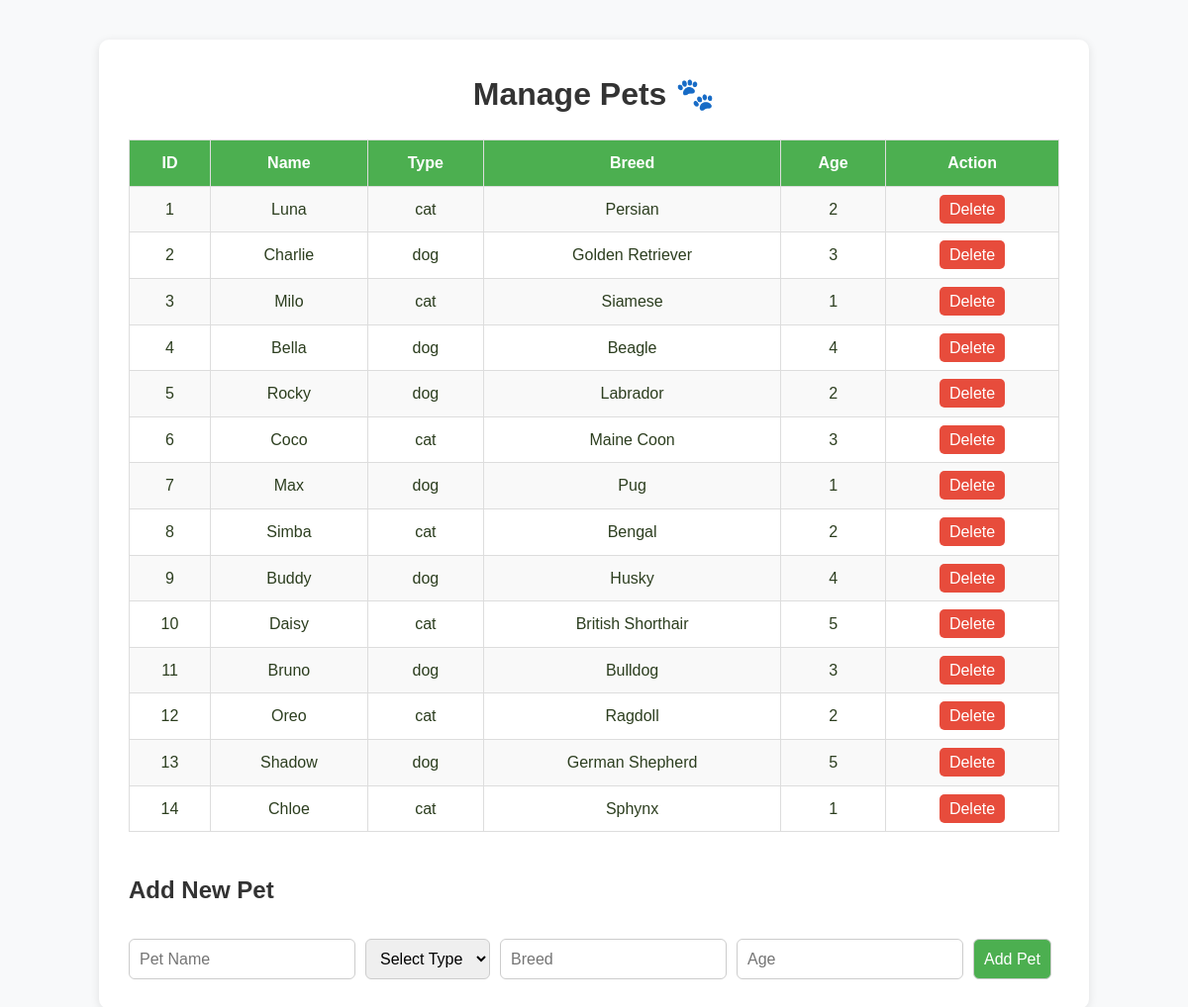
The app's page /pets.php with its own data.
### tables this page shows
CREATE TABLE Pets (
    pet_id INT AUTO_INCREMENT PRIMARY KEY,
    name VARCHAR(100) NOT NULL,
    type VARCHAR(50) NOT NULL,
    breed VARCHAR(100),
    age INT,
    images VARCHAR(150)
);

### pets.php (the view, shortened to what this page needs)
<?php
require_once 'includes/db_connect.php';
try {
    $stmt = $pdo->query("SELECT * FROM Pets ORDER BY pet_id");
    $pets = $stmt->fetchAll(PDO::FETCH_ASSOC);
} catch (PDOException $e) {
    die("Error fetching pets: " . $e->getMessage());
}
?>
<!DOCTYPE html>
<html lang="en">
<head>
    <link rel="stylesheet" href="../assets/css/style.css">
</head>
<body>
<div class="container">
    <h1>Manage Pets 🐾</h1>
    <table>
        <tr>
            <th>ID</th>
            <th>Name</th>
            <th>Type</th>
            <th>Breed</th>
            <th>Age</th>
            <th>Action</th>
        </tr>
        <?php foreach ($pets as $pet): ?>
            <tr>
                <td><?php echo $pet['pet_id']; ?></td>
                <td><?php echo htmlspecialchars($pet['name']); ?></td>
                <td><?php echo htmlspecialchars($pet['type']); ?></td>
                <td><?php echo htmlspecialchars($pet['breed']); ?></td>
                <td><?php echo $pet['age']; ?></td>
                <td><a href="pets.php?delete=<?php echo $pet['pet_id']; ?>" class="delete-btn" onclick="return confirm('Delete this pet?')">Delete</a></td>
            </tr>
        <?php endforeach; ?>
    </table>
    <h2 style="margin-top: 40px; color: #333;">Add New Pet</h2>
    <form method="POST">
        <input type="text" name="name" placeholder="Pet Name" required>
        <select name="type" required>
            <option value="">Select Type</option>
        </select>
        <input type="text" name="breed" placeholder="Breed" required>
        <input type="number" name="age" placeholder="Age" min="0" required>
        <button type="submit" name="add_pet">Add Pet</button>
    </form>
</div>
</body>
</html>

### assets/css/style.css (style rules this page uses)
:root { --primary-green: #556b2f; --secondary-green: #6b8e23; --accent-green: #28A745; --accent-red: #DC3545; --dark-text: #2c3e1f; --medium-text: #5f7040; --light-text: #8a9770; --white: #ffffff; --grey-100: #f6f8f1; --grey-200: #e8ebe3; --grey-300: #d4d8ce; --font-body: 'Inter', sans-serif; --font-heading: 'Poppins', sans-serif; --spacing-xs: 8px; --spacing-sm: 12px; --spacing-md: 20px; --spacing-lg: 32px; --spacing-xl: 48px; --spacing-xxl: 64px; }
* { margin: 0; padding: 0; box-sizing: border-box; }
body { font-family: var(--font-body); background-color: #f3f5ed; color: var(--dark-text); line-height: 1.6; overflow-x: hidden; }
.container { max-width: 1200px; margin: 0 auto; padding: 0 var(--spacing-md); }

### pets.php (style rules this page uses)
body { font-family: 'Poppins', sans-serif; background: #f8f9fa; margin: 0; padding: 0; }
.container { max-width: 1000px; margin: 40px auto; background: #fff; border-radius: 10px; padding: 30px; box-shadow: 0 2px 10px rgba(0,0,0,0.1); }
h1 { margin-bottom: 20px; text-align: center; color: #333; }
table { width: 100%; border-collapse: collapse; margin-top: 20px; }
table, th, td { border: 1px solid #ddd; }
th, td { padding: 10px 12px; text-align: center; }
th { background-color: #4CAF50; color: white; }
tr:nth-child(even) { background-color: #f9f9f9; }
form { display: flex; gap: 10px; flex-wrap: wrap; margin-top: 30px; }
input, select, button { padding: 10px; border: 1px solid #ccc; border-radius: 6px; font-size: 1rem; }
button { background-color: #4CAF50; color: white; cursor: pointer; }
.delete-btn { background-color: #e74c3c; color: white; text-decoration: none; padding: 6px 10px; border-radius: 5px; }

### records on screen
pets: pet_id "1", name "Luna", type "cat", breed "Persian", age "2"
pets: pet_id "2", name "Charlie", type "dog", breed "Golden Retriever", age "3"
pets: pet_id "3", name "Milo", type "cat", breed "Siamese", age "1"
pets: pet_id "4", name "Bella", type "dog", breed "Beagle", age "4"
pets: pet_id "5", name "Rocky", type "dog", breed "Labrador", age "2"
pets: pet_id "6", name "Coco", type "cat", breed "Maine Coon", age "3"
pets: pet_id "7", name "Max", type "dog", breed "Pug", age "1"
pets: pet_id "8", name "Simba", type "cat", breed "Bengal", age "2"
pets: pet_id "9", name "Buddy", type "dog", breed "Husky", age "4"
pets: pet_id "10", name "Daisy", type "cat", breed "British Shorthair", age "5"
pets: pet_id "11", name "Bruno", type "dog", breed "Bulldog", age "3"
pets: pet_id "12", name "Oreo", type "cat", breed "Ragdoll", age "2"
pets: pet_id "13", name "Shadow", type "dog", breed "German Shepherd", age "5"
pets: pet_id "14", name "Chloe", type "cat", breed "Sphynx", age "1"
